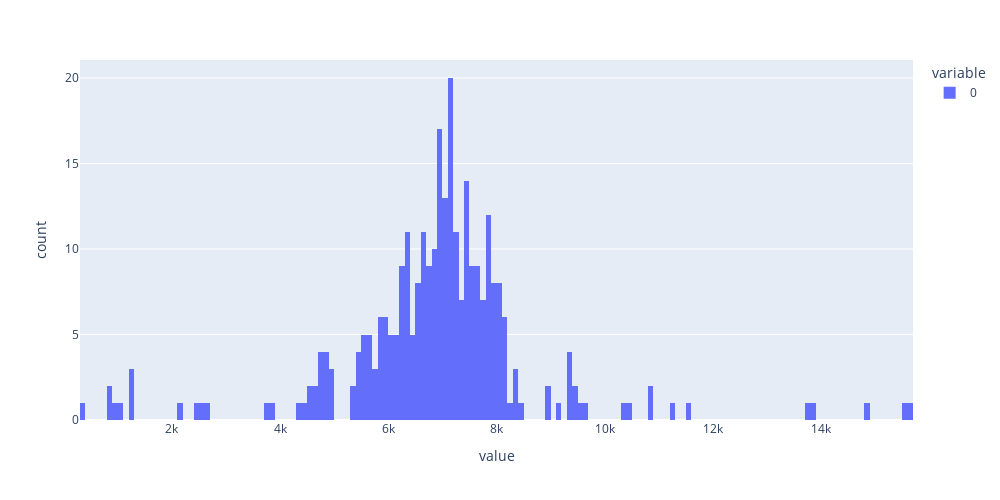

Here is the notebook cell this chart was saved with:
### Markdown cell above
Make a histogram of the radial velocity of all the galaxies (use bins with width of 250 km/s, and don’t include galaxies without velocity measurements when making your histogram!). How would this help you decide which galaxies actually were part of the Coma cluster?

### Code cell
plt.figure()


vel = []
for v in data[:, 3]:
    if v!=0:
        vel.append(v)

        
m = max(vel)
n = int(m / 100)
binBoundaries = np.linspace(0, m, n)
fig = px.histogram(vel, nbins=n)
fig.update_layout(autosize=False, width=1000, height=500)
fig.show()

### Figure 1 — Plotly figure (JSON) as saved in the notebook; plotly's stock layout.template omitted (floating-point values rounded to 4 significant figures; data arrays with more than 128 entries replaced by an {"elided": "..."} marker saying what was removed)
{"data": [{"alignmentgroup": "True", "bingroup": "x", "hovertemplate": "variable=0<br>value=%{x}<br>count=%{y}<extra></extra>", "legendgroup": "0", "marker": {"color": "#636efa"}, "name": "0", "nbinsx": 156, "offsetgroup": "0", "orientation": "v", "showlegend": true, "type": "histogram", "x": {"elided": "303 int values"}, "xaxis": "x", "yaxis": "y"}], "layout": {"autosize": false, "barmode": "relative", "height": 500, "legend": {"title": {"text": "variable"}, "tracegroupgap": 0}, "margin": {"t": 60}, "width": 1000, "xaxis": {"anchor": "y", "domain": [0, 1], "title": {"text": "value"}}, "yaxis": {"anchor": "x", "domain": [0, 1], "title": {"text": "count"}}}}
